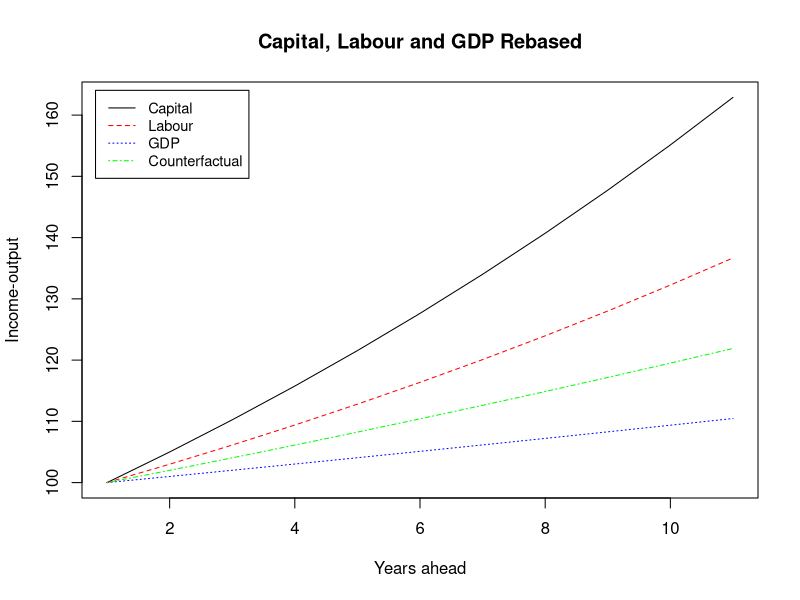

Here is the R script that generated this plot:
## ---- chunk 1
# CapitalDevelopment.R
#==================================================
# This will provide the example pf capital development, 
# rising capital share and still increasing wages
# This comes from 24 August 2026 and there is an 
# accompanying file called Capital_labour_share.Rmd
# Set up the opening quantities of capital and labour 
# Total capital
TC <- 100
# Total labour
TL <- 100
# Growth rates - 5 percent capital, 2 percent labour
GC <- 1.05
GL <- 1.01
# Now create the timeseries of labour and capital 
# given sartingt points and growth rates
TCts <- 100 * cumprod(c(1, rep(GC, 10)))
TLts <- 100 * cumprod(c(1, rep(GL, 10)))
GDP <- TCts + TLts
#================================================
# Create a re-based function (it is not yet in mypackage)
myrebase <- function(x, index = 1, value = 100){
  tempdata <- x/x[index] * value
  return(tempdata)
}
TCts_rebased <- myrebase(TCts)
TLts_rebased <- myrebase(TLts)
GDP_rebased <- myrebase(GDP)
plot(1:11, TCts_rebased, type = 'l', main = 
       "Capital, Labour and GDP Rebased", 
     xlab = "Years ahead", ylab = "Income-output")
lines(1:11, GDP_rebased, col = 'red', lty = 2)
lines(1:11, TLts_rebased, col = 'blue', lty = 3)
legend('topleft', inset = 0.02, legend = c("Capital", 
                                           "Labour", 
                                           "GDP", 
                                           "Counterfactual"), 
       col = c("black", "red", "blue", "green"), 
       lty = 1:4, cex = 0.88)
#==================================================
# Maybe the counterfactual where economy grows at 2 percent 
# and shares remain the same. 
GDP_counterfactual <- 100 * cumprod(c(1, rep(1.02, 10)))
lines(1:11, GDP_counterfactual, col = 'green', lty = 4)
